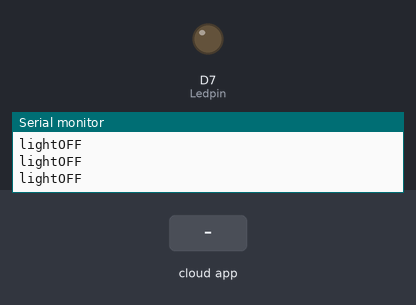
Recording of a sketch running on a simulated ESP8266 (NodeMCU). On the bench: output pins drawn as LEDs (lit = HIGH), the last lines printed to the serial monitor. The test bench sets the inputs (shaded band). WiFi joins after 1.5 s; servers stay silent unless stated; the Firebase database answers and starts empty.

Above: at 3.0 s.
3.1 s: the phone or cloud app sets FB1 to 1
At 3.9 s:
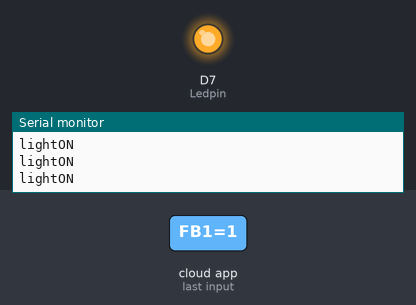
4.6 s: the phone or cloud app sets FB1 to 0
At 5.2 s:
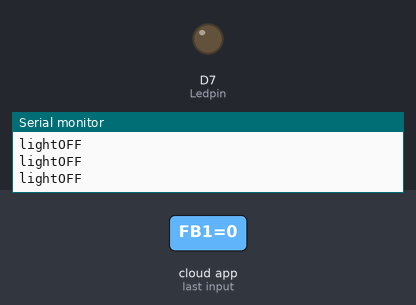
Timing chart, 0 to 7.6 s (numbered marks = the images above; inputs shaded):
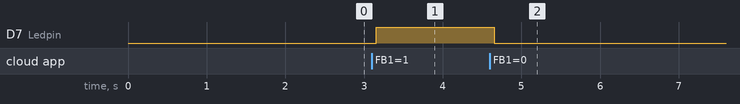

Measured:
- after the input at 3.1 s, D7 (Ledpin): LOW → HIGH after 0.05 s
- after the input at 4.6 s, D7 (Ledpin): HIGH → LOW after 0.06 s

The sketch:

Fibesae_control_HP.ino
```cpp
  #include <ESP8266WiFi.h>
  #include<FirebaseArduino.h>
  #define FIREBASE_HOST "smarthomesed.firebaseio.com"
  #define FIREBASE_AUTH "7A4JNrtAgxdDCoyZ5CYwlVx9xPvMsEZLH1lNGzaf"
  #define WIFISSID "www.interactiverobotics.club" // Assign your WiFi SSID
  #define PASSWORD  "cilibur2019" // Assign your WiFi password
  int Ledpin=D7;
  void setup() {
    // put your setup code here, to run once:
    Serial.begin(115200); //baud rate ,if you want to see the process in the serial monitor ,same baud rate should be set.
    pinMode(Ledpin,OUTPUT);
    WiFi.begin(WIFISSID,PASSWORD);
    Serial.print("connecting");
    while (WiFi.status()!=WL_CONNECTED){
      Serial.print(".");
      delay(500);
    }
    Serial.println();
    Serial.print("connected:");
    Serial.println(WiFi.localIP());

    Firebase.begin(FIREBASE_HOST,FIREBASE_AUTH);
    Firebase.set("FB1",0);//the variable in which is used in our Firebase and MIT App Inventor
    Firebase.set("FB2",0);//the variable in which is used in our Firebase and MIT App Inventor
  }
  void firebasereconnect()
  {
    Serial.println("Trying to reconnect");
      Firebase.begin(FIREBASE_HOST, FIREBASE_AUTH);
    }
  int l;
  void loop() {
    if (Firebase.failed()) {
        Serial.print("setting number failed:");
        Serial.println(Firebase.error());
        firebasereconnect();
        return;
    }
    l=Firebase.getString("FB1").toInt();//The value read from the firebase is read in the form of String and is converted into Integer
    if(l==1){
        digitalWrite(Ledpin,HIGH);
        Serial.println("lightON");
      }
      else if(l==0){
        digitalWrite(Ledpin,LOW);
        Serial.println("lightOFF");
      }
  }
```
